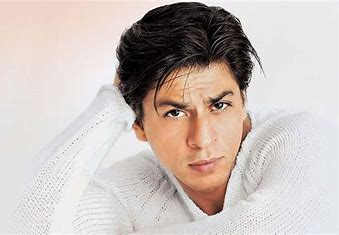
#> input picture download.jpg, 339 x 235 px, given in place of the camera
$ python face.py
#> lines starting #> are read from the running program, lines starting #| are printed output that depends on the picture; after the words box and inside, x2 and y2 are one past the last pixel; in counts of white or black regions, pixels touching at a corner belong together
##Webcam Image:
import cv2
from random import randrange
trained_face=cv2.CascadeClassifier("haarcascade_frontalface_default.xml")

cap = cv2.VideoCapture(0)

if not cap.isOpened():
    raise IOError("Cannot open webcam")

while True:
    ret,img = cap.read()
#> img is the input picture: shape (235, 339, 3); mean B, G, R 185.9, 190.8, 201.5
    img = cv2.resize(img, None, fx=0.5, fy=0.5, interpolation=cv2.INTER_AREA)
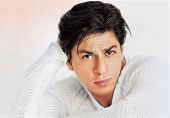
#> img: shape (118, 170, 3); mean B, G, R 186.4, 191.2, 201.9
    gray = cv2.cvtColor(img, cv2.COLOR_BGR2GRAY)
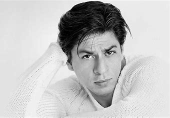
#> gray: shape (118, 170); min 0, max 253, mean 193.8

    face=trained_face.detectMultiScale(img)
#> face = [[67, 30, 64, 64]]
    print(face)
#| [[67 30 64 64]]

    for (x,y,w,h) in face:
        cv2.rectangle(img,(x,y) , (x+w, y+h),(randrange(256),randrange(256),randrange(256)),2)
#> this loop made 1 pass
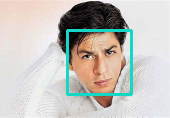
#> img: shape (118, 170, 3); 3.81% of pixels changed, all inside (x1, y1, x2, y2) = (66, 29, 133, 96)

    cv2.imshow("Clever Imag is",img)
    if cv2.waitKey(1) & 0xFF == ord('q'):
#> (key q is pressed here)
        break

cap.release()
cv2.destroyAllWindows()
print("Code Complete")

# [16 lines of commented-out code are left out]
